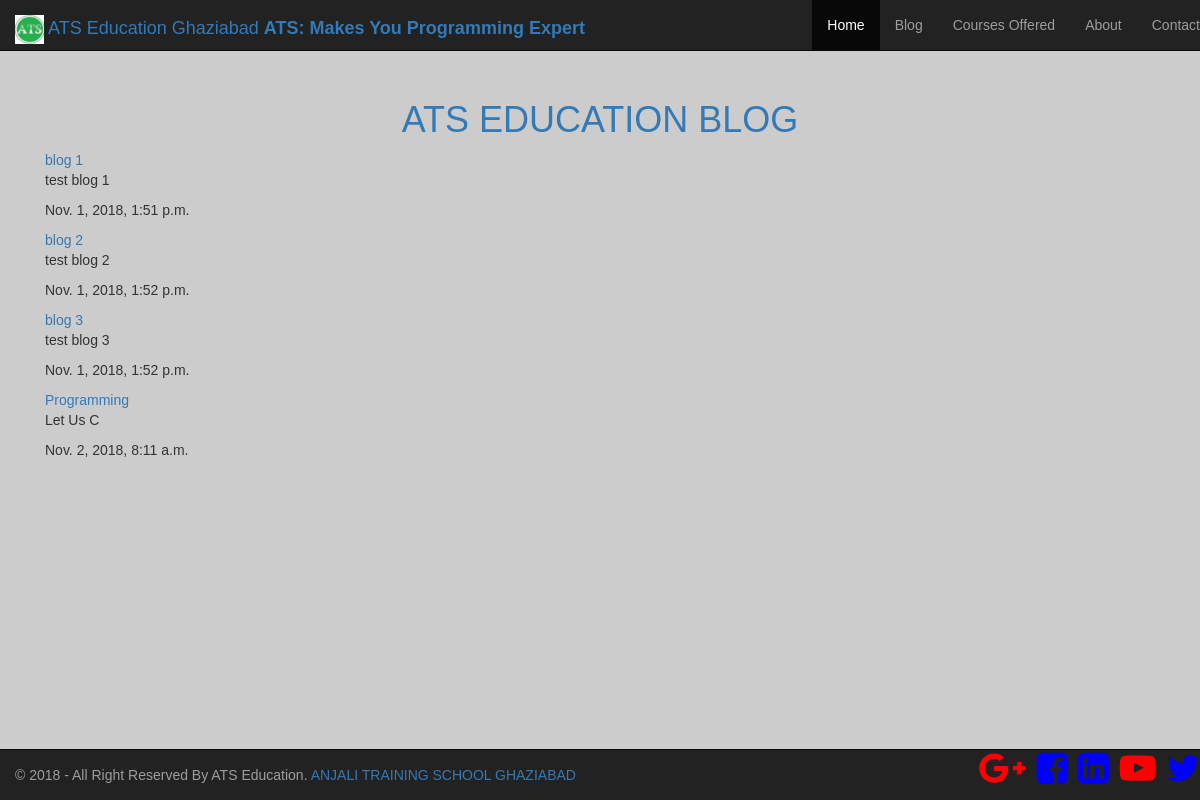
Screenshot of /blog/ with the database file from the repository.
### blog/models.py (models this page shows, shortened)
class Blog(models.Model):
   title = models.CharField(max_length=250)
   body = models.TextField()
   publish_date = models.DateTimeField('published date')
   gPlus = models.IntegerField()

### blog/views.py (the view)
# urls.py: path('blog/',  BlogView.as_view(), name = 'post_list'),
class BlogView(TemplateView):
    template_name = 'blog.html'
    def get(self, request):
        posts = Blog.objects.all()
        return render(request, 'blog.html', {'posts': posts})

### ats_edu/templates/blog.html (shortened to what this page needs)
{% extends 'base.html' %}
{% load staticfiles %}
{% block content %}
<div class="container col-sm-12">
    <h1><a href="/">ATS EDUCATION BLOG</a></h1>
</div>
<div class="container col-sm-12",>
{% for blog in posts %}
    <h><a href="">{{ blog.title }}</a></h>
    <p>{{blog.body}}</p>
    <p>{{blog.publish_date}}</p>
{% endfor %}
</div>
{% endblock %}

### ats_edu/templates/base.html (shortened to what this page needs)
<!DOCTYPE html>
<html>
<head>
{% load staticfiles %}
  <link rel="stylesheet" href="https://maxcdn.bootstrapcdn.com/bootstrap/3.3.7/css/bootstrap.min.css">
   <link rel="stylesheet" href="https://cdnjs.cloudflare.com/ajax/libs/font-awesome/4.7.0/css/font-awesome.min.css">
  <link rel="stylesheet" href="{% static 'css/style.css' %}" type="text/css">
    <link rel="stylesheet" href="{% static 'css/rainbow.css' %}" type="text/css">
</head>
<body>
<div class="navbar navbar-inverse navbar-fixed-top">
 <div class="ollapse navbar-collapse navHeaderCollapse">
<div  class="navbar-brand ">
     <a href="/" class="rainbow"><img src="{% static 'img/logo1.png' %}"/>  ATS Education Ghaziabad  <b class="text-white">ATS: Makes You Programming Expert</b></a>
</div>
      <div class="collapse navbar-collapse navHeaderCollapse">
        <ul class="nav navbar-nav navbar-right">
          <li class="active"><a href="/">Home</a></li>
          <li><a href="/blog">Blog</a></li>
          <li class="dropdown">
            <a href="#" class="dropdown-toggle" data-toggle="dropdown">Courses Offered</a>
          </li>
          <li><a href="/about">About</a></li>
          <li><a href="/contact">Contact</a></li>
        </ul>
      </div>
    </div>
  </div>
   <main>
      <div class="container">
          {% block content %}
          {% endblock %}
      </div>
    </main>
</body>
 <div class="container navbar navbar-inverse navbar-fixed-bottom">
  <div class="navbar navbar-inverse navbar-fixed-bottom">
      <p class="navbar-text pull-left">© 2018 - All Right Reserved By ATS Education.
      <a href="/" target="_blank" >ANJALI TRAINING SCHOOL GHAZIABAD</a></p>
      <a href="https://plus.google.com/105152929877205315511" class="fa fa-twitter pull-right" style="font-size:36px;color:blue"></a>
      <a href="https://www.youtube.com/user/arora751" class="fa fa-youtube-play pull-right" style="font-size:36px;color:red"></a>
      <i class="fa fa-linkedin-square pull-right" style="font-size:36px;color:blue"></i>
      <i class="fa fa-facebook-square pull-right" style="font-size:36px;color:blue"></i>
      <i href="https://plus.google.com/105152929877205315511" class="fa fa-google-plus pull-right" style="font-size:36px;color:red"></i>
  </div>
  </div>
</html>

### ats_edu/static/css/style.css (style rules this page uses)
* { box-sizing:border-box }
body { font-family: Verdana,sans-serif; }
.active { background-color: #717171; }

### ats_edu/static/css/rainbow.css (style rules this page uses)
h1,h2 { text-align:center; }
h1 { color:rgba(100, 50, 255, .8); }
.rainbow { -webkit-animation: rainbow 3s infinite; -ms-animation: rainbow 3s infinite; animation: rainbow 3s infinite; }

### ats_edu/templates/blog.html (style rules this page uses)
body { background-color: #cccccc; }

### rows the page displays
Blog: title "blog 1", body "test blog 1", publish_date "Nov. 1, 2018, 1:51 p.m."
Blog: title "blog 2", body "test blog 2", publish_date "Nov. 1, 2018, 1:52 p.m."
Blog: title "blog 3", body "test blog 3", publish_date "Nov. 1, 2018, 1:52 p.m."
Blog: title "Programming", body "Let Us C", publish_date "Nov. 2, 2018, 8:11 a.m."
